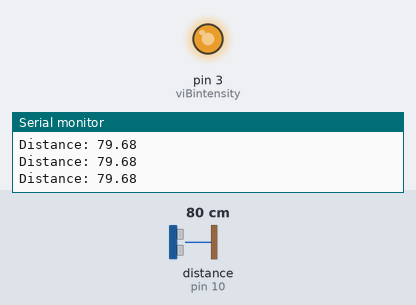
Bench run of a sketch on a simulated Arduino Uno, built with avr-gcc and run on an emulated ATmega328P. Shown: output pins drawn as LEDs (lit = HIGH), the last lines printed to the serial monitor. Wiring (inferred from the names in the program): ultrasonic range finder: trigger pin 9; echo pin 10. The inputs (shaded band) are chosen by the test bench; at power-on: distance to the obstacle (sensor on pin 10) 80 cm. The echo pulse lasts 58.3 µs per cm; pins used as bus, display or sensor lines are not drawn.

Above: at 1.2 s.
1.3 s: distance to the obstacle (sensor on pin 10) set to 120 cm
At 2.0 s:
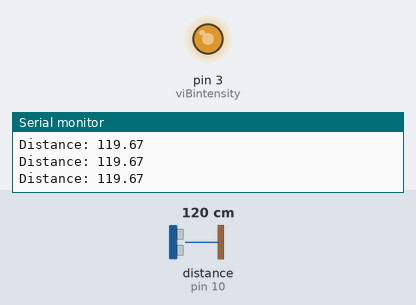
2.9 s: distance to the obstacle (sensor on pin 10) set to 250 cm
At 4.3 s:
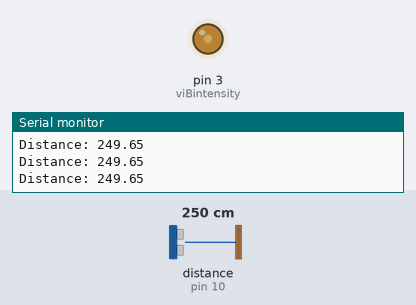
4.6 s: distance to the obstacle (sensor on pin 10) set to 299 cm
At 5.2 s:
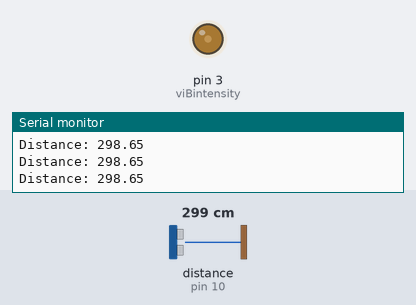
Timing chart, 0 to 7.6 s (numbered marks = the images above; inputs shaded):
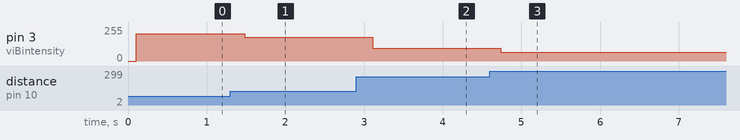

Measured:
- after the input at 1.3 s, pin 3 (viBintensity): 205/255 → 180/255 after 0.18 s
- after the input at 2.9 s, pin 3 (viBintensity): 180/255 → 97/255 after 0.21 s
- after the input at 4.6 s, pin 3 (viBintensity): 97/255 → 66/255 after 0.13 s

The sketch:

EngrExpoPingSpeaker.ino
```cpp
const int trigPin = 9;
const int echoPin = 10;
int viBintensity = 3;
float duration, distance;

void setup() {
  pinMode(trigPin, OUTPUT);
  pinMode(echoPin, INPUT);
  pinMode(viBintensity,OUTPUT);
  Serial.begin(9600);
}

void loop() {
  digitalWrite(trigPin, LOW);
  delayMicroseconds(2);
  digitalWrite(trigPin, HIGH);
  delayMicroseconds(10);
  digitalWrite(trigPin, LOW);

  duration = pulseIn(echoPin, HIGH);
  distance = (duration*.0343)/2;
  Serial.print("Distance: ");
  Serial.println(distance);
  delay(100);

  viBintensity = map(distance,0,400,255,0);
  analogWrite(3,viBintensity);
}
```
